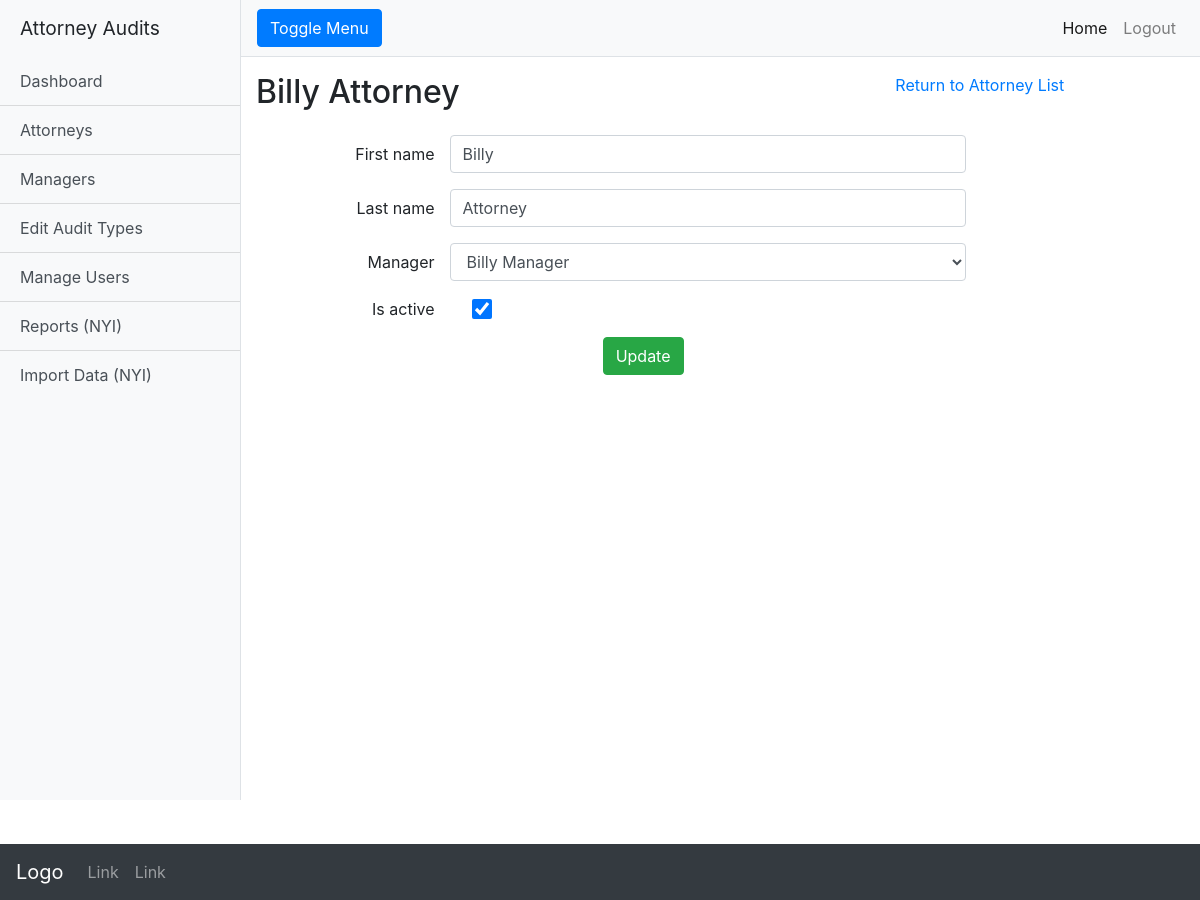
/attorney/details/1, run on the app's committed database.
### attorney_app/models.py (models this page shows, shortened)
class Attorney(models.Model):
    first_name = models.CharField(max_length=30)
    last_name = models.CharField(max_length=30)
    is_active = models.BooleanField(default=True)
    manager = models.ForeignKey(Manager, on_delete=models.CASCADE, related_name="attorneys")
    created_at = models.DateTimeField(auto_now_add=True)
    modified_at = models.DateTimeField(auto_now=True)

### attorney_app/views.py (the view)
# urls.py: path('details/<int:attorney_id>', views.details),
def details(request, attorney_id):
    print(f"in attorney details: {attorney_id}")
    attorney = Attorney.objects.get(id = attorney_id)
    form = AttorneyDetailForm(instance=attorney)
    context = {
        "is_add_attorney": False,
        "attorney": attorney,
        "form": form,
    }
    return render(request, "attorney_details.html", context)

### attorney_app/forms.py
class AttorneyDetailForm(forms.ModelForm):
    manager = forms.ModelChoiceField(queryset=Manager.objects.all(), empty_label=None)
    def __init__(self, *args, **kwargs):
        super(AttorneyDetailForm, self).__init__(*args, **kwargs)
        for name in self.fields.keys():
            if name == "is_active":
                self.fields[name].widget.attrs.update({
                    "class": "col-sm-1",
                    "style": "width:20px;height:20px",
                })
            else:
                self.fields[name].widget.attrs.update({
                    "class": "form-control col-sm-8",
                })
    class Meta:
        model = Attorney
        fields = ("first_name", "last_name", "manager", "is_active")

### manager_app/models.py (called while the page is built)
    def __str__(self):
        return f"{self.first_name} {self.last_name}"

### attorney_app/templates/attorney_details.html (shortened to what this page needs)
{% extends "_audit_base.html" %}
{% block content %}
  <div class="row mb-3">
    <div class="col">
      {% if is_add_attorney %}
        <h2>New Attorney</h2>
      {% else %}
        <h2>{{attorney.first_name}} {{attorney.last_name}}</h2>
      {% endif %}
    </div>
    <div class="col-sm-4">
      <a href="/attorney/">Return to Attorney List</a>
    </div>
  </div>
  <div class="row">
    <div class="col">
      <div class="col-sm-12 col-lg-10">
        {% if is_add_attorney %}
        <form method="POST" action="/attorney/create/" class="w-60">
        {% else %}
        <form method="POST" action="/attorney/update/{{attorney.id}}" class="w-60">
        {% endif %}
          {% for field in form %}
          <div class="form-group row form-inline">
            <label class="col-sm-3 justify-content-sm-end">{{ field.label }}</label>
            {{ field }}
          </div>
          {% endfor %}
          <div class="form-group text-center">
            {% if is_add_attorney %}
              <button type="submit" class="btn btn-success">Add</button>
            {% else %}
              <button type="submit" class="btn btn-success">Update</button>
            {% endif %}
          </div>
        </form>
      </div>
    </div>
  </div>
{% endblock %}

### static/css/base.css (style rules this page uses)
body { overflow-x: hidden; margin-bottom: 100px; }

### data on the page
Attorney: first_name "Billy", last_name "Attorney", form "Billy" "Attorney" "Billy Manager" "☑"

### other printed values
{{ field.label }} "First name" "Last name" "Manager" "Is active"
